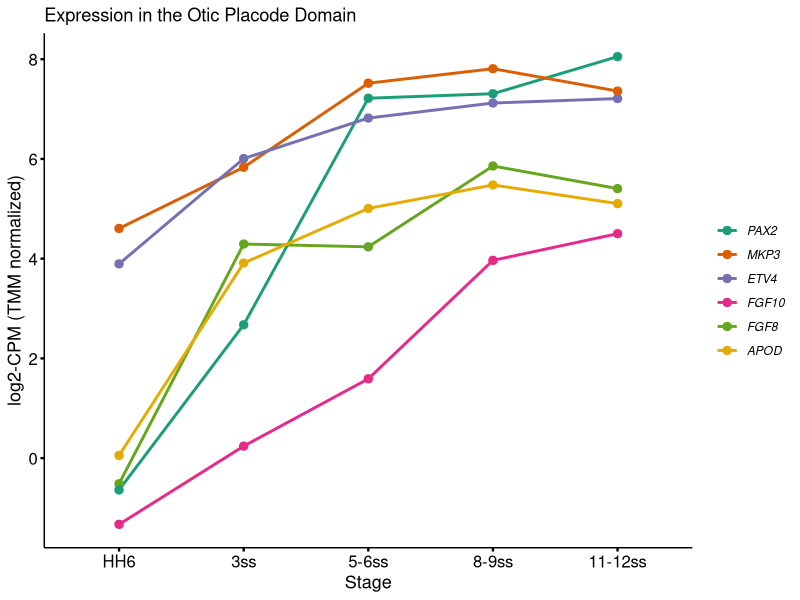

This chart was generated by the following R code:
# edgeR TMM workflow -> log2-CPM, ready for ggplot (replace the DESeq2 block)
library(ggplot2)
library(reshape2)
library(edgeR)

# Read in data from Chen 2017, Development paper (GSE69185 Count Data)
data <- read.delim("GSE69185_Count.txt", header=TRUE, stringsAsFactors=FALSE)

# Define columns that represent count data, and report if any missing
count_cols <- c("HH6_count","X3ss_count","X5.6ss_count",
                "X8.9ss_count","X11.12ss_count")
if(!all(count_cols %in% colnames(data))){
  stop("Missing count columns. Available columns: ", 
       paste(colnames(data), collapse=", "))
}

# build count matrix and ensure numeric
counts_mat <- as.matrix(data[, count_cols])
rownames(counts_mat) <- data$external_gene_id
storage.mode(counts_mat) <- "numeric"

# If there are duplicated gene names, aggregate by summing counts (recommended)
if(any(duplicated(rownames(counts_mat)))){
  counts_df <- as.data.frame(counts_mat, stringsAsFactors = FALSE)
  counts_df$gene <- rownames(counts_df)
  counts_agg_df <- aggregate(. ~ gene, data = counts_df, FUN = sum)
  rownames(counts_agg_df) <- counts_agg_df$gene
  counts_agg_df$gene <- NULL
  counts_mat <- as.matrix(counts_agg_df)
  storage.mode(counts_mat) <- "numeric"
}

# create DGEList
y <- DGEList(counts = counts_mat)

# filter lowly expressed genes (adjust threshold as desired)
# here we keep genes with CPM > 1 in at least 1 sample (be more strict if you prefer: >=2)
keep <- rowSums(cpm(y) > 1) >= 1
y <- y[keep, , keep.lib.sizes = FALSE]

# TMM normalization and log2-CPM
y <- calcNormFactors(y)
logcpm <- cpm(y, log = TRUE, prior.count = 1)  # log2-CPM (TMM normalized)

# Define gene sets to examine
otic_genes <- c("APOD","PAX2", "ETV4", "SOX8", "SOX10")
fgf_genes <- c("APOD", "FGF8", "FGF10", "ETV4", "MKP3", "PAX2")
# Specify which we'll plot
genes_to_plot <- fgf_genes

# subset to genes of interest (case-insensitive) and reshape for ggplot
sel_idx <- which(toupper(rownames(logcpm)) %in% toupper(genes_to_plot))
if(length(sel_idx) == 0) stop("No genes matched genes_to_plot after normalization.")
plot_df <- data.frame(external_gene_id = rownames(logcpm)[sel_idx],
                      logcpm[sel_idx, , drop = FALSE],
                      stringsAsFactors = FALSE)

data_melt <- reshape2::melt(plot_df, id.vars = "external_gene_id",
                            variable.name = "variable", value.name = "value")

# relabel stages and genes (value is log2-CPM; do NOT log again)
data_melt$variable <- factor(data_melt$variable, levels = count_cols,
                             labels = c("HH6","3ss","5-6ss","8-9ss","11-12ss"))
# keep gene ordering consistent with the user's desired order (genes_to_plot)
data_melt$external_gene_id <- factor(data_melt$external_gene_id, 
                                     levels = rev(genes_to_plot))

# Plot data (y axis shows log2-CPM, TMM normalized)
ggplot(data_melt, aes(x=variable, y=value, 
                      color=external_gene_id, group=external_gene_id)) +
  geom_line(size=1) + 
  geom_point(size = 2.5) +
  labs(x="Stage", y="log2-CPM (TMM normalized)", 
       title="Expression in the Otic Placode Domain") +
  scale_color_brewer(palette="Dark2") +
  theme_minimal() +
  theme(
    panel.grid.major = element_blank(),    # remove major gridlines
    panel.grid.minor = element_blank(),    # remove minor gridlines
    axis.line.x = element_line(size = 0.5, colour = "black"),   # thicker X axis bar
    axis.line.y = element_line(size = 0.5, colour = "black"),   # thicker Y axis bar
    axis.ticks = element_line(size = 0.8),                     # thicker ticks
    axis.text = element_text(size = 12, colour = "black"),
    axis.title = element_text(size = 13, colour = "black"),
    legend.title = element_blank(),
    legend.text = element_text(face = "italic")
  )
